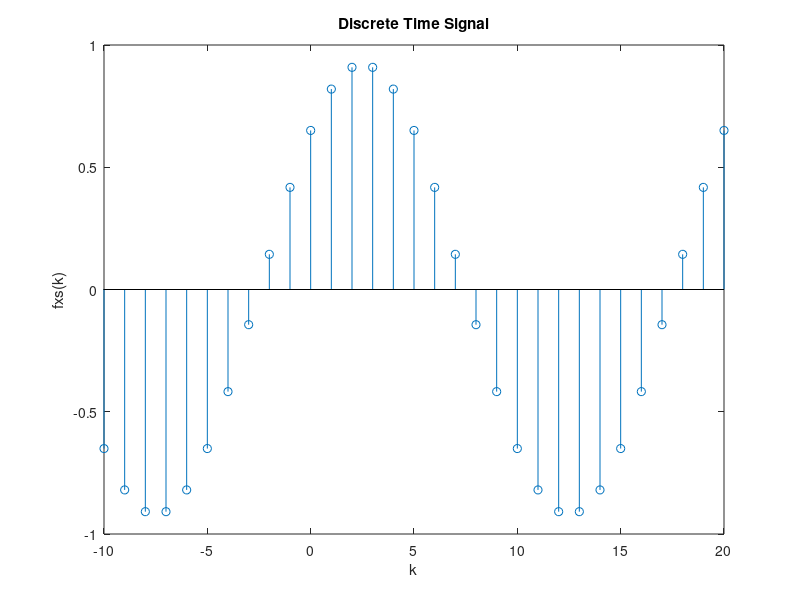
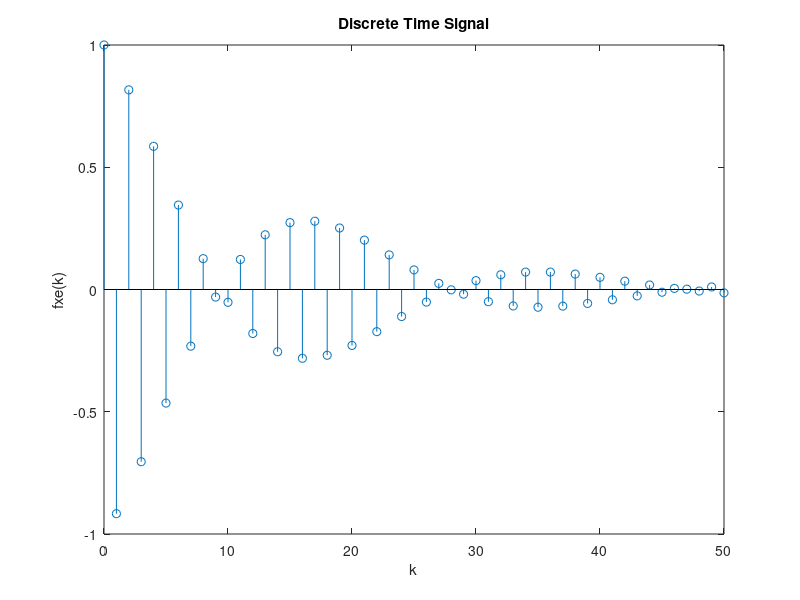

These figures' MATLAB source, in order:
k = -10:20;
fxs = -0.92.*sin(0.1.*pi.*k-3.*pi./4);
figure(1);
stem(k,fxs)
title('Discrete Time Signal');
xlabel('k');
ylabel('fxs(k)');


k=0:50;
fxe=(-0.93).^k.*exp(j.*pi.*k/sqrt(350));
figure(2);
stem(k,fxe)
title('Discrete Time Signal');
xlabel('k');
ylabel('fxe(k)');
